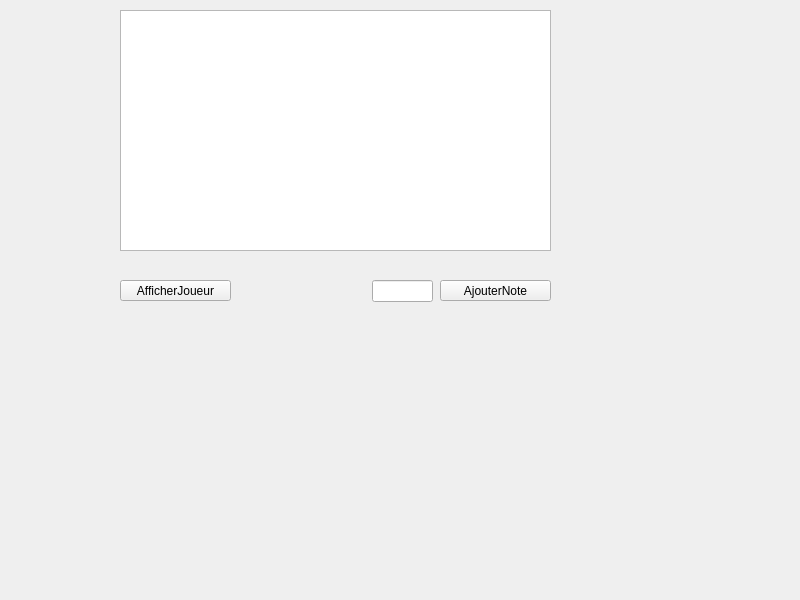
<?xml version="1.0" encoding="UTF-8"?>
<ui version="4.0">
 <class>Widget</class>
 <widget class="QMainWindow" name="Widget">
  <property name="geometry">
   <rect>
    <x>0</x>
    <y>0</y>
    <width>800</width>
    <height>600</height>
   </rect>
  </property>
  <property name="windowTitle">
   <string>Widget</string>
  </property>
  <widget class="QWidget" name="centralwidget">
   <widget class="QPushButton" name="Afficherjoueur">
    <property name="geometry">
     <rect>
      <x>120</x>
      <y>280</y>
      <width>111</width>
      <height>21</height>
     </rect>
    </property>
    <property name="text">
     <string>AfficherJoueur</string>
    </property>
   </widget>
   <widget class="QPushButton" name="AjouterNote">
    <property name="geometry">
     <rect>
      <x>440</x>
      <y>280</y>
      <width>111</width>
      <height>21</height>
     </rect>
    </property>
    <property name="text">
     <string>AjouterNote</string>
    </property>
   </widget>
   <widget class="QTableView" name="tableView">
    <property name="geometry">
     <rect>
      <x>120</x>
      <y>10</y>
      <width>431</width>
      <height>241</height>
     </rect>
    </property>
   </widget>
   <widget class="QLineEdit" name="editNote">
    <property name="geometry">
     <rect>
      <x>372</x>
      <y>280</y>
      <width>61</width>
      <height>22</height>
     </rect>
    </property>
   </widget>
  </widget>
 </widget>
 <resources/>
 <connections/>
</ui>
